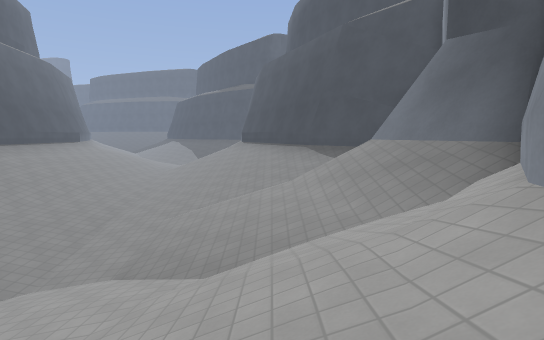
View 1 (above)

15 first-person views from a walk through a 3-D level made in the Godot game engine. The camera is 1.4 m above the floor, tilts 6° down and sees 80° across. The floor is counted in squares, 1.8 m on a side. Each view is taken from the middle of a square. On the plan, view 1 faces up. The plan holds only what a view shows up to about 11 squares ahead; the rest is blank. The place goes on beyond the plan. Characters and animated objects are not drawn. Surface patterns are stand-ins for the level's own textures.

View 2
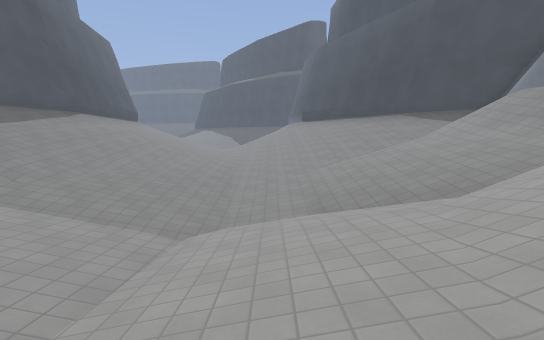

View 3
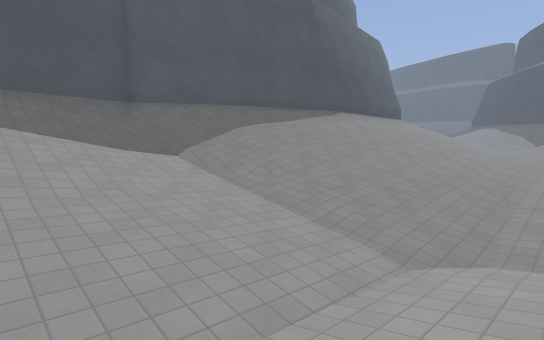

View 4
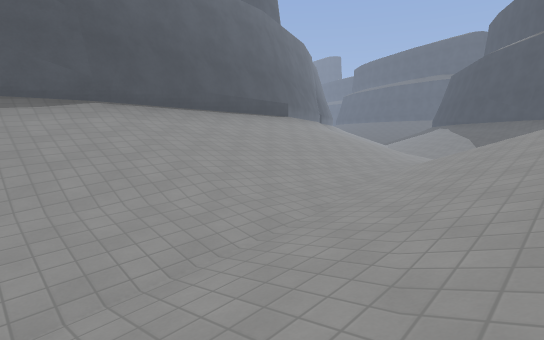

View 5
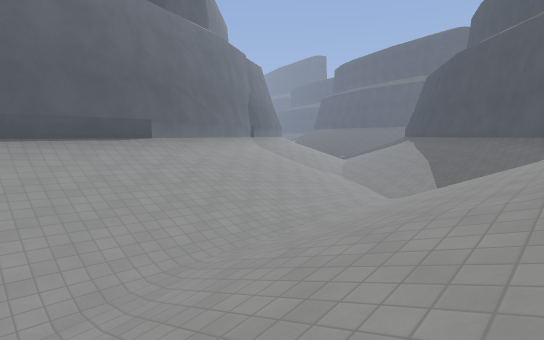

View 6
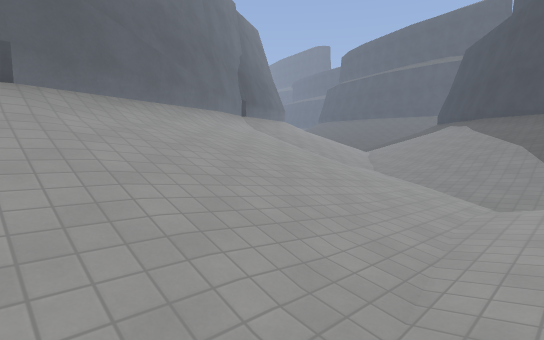

View 7
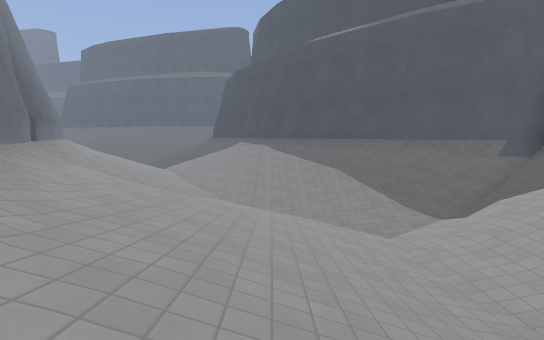

View 8
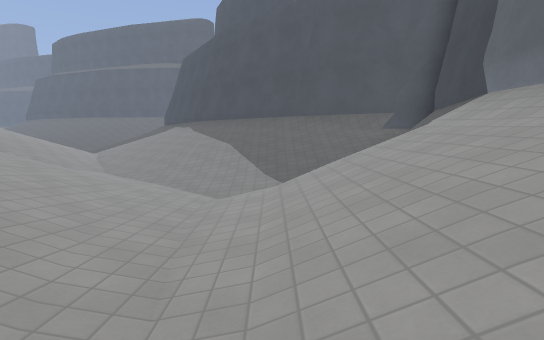

View 9
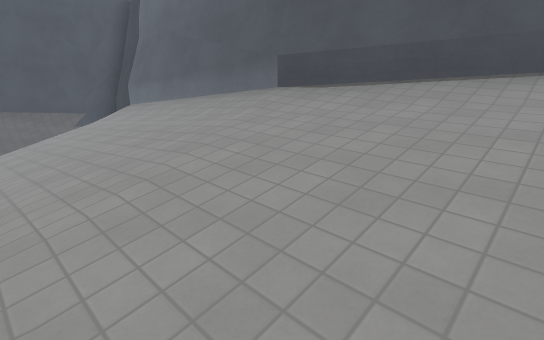

View 10
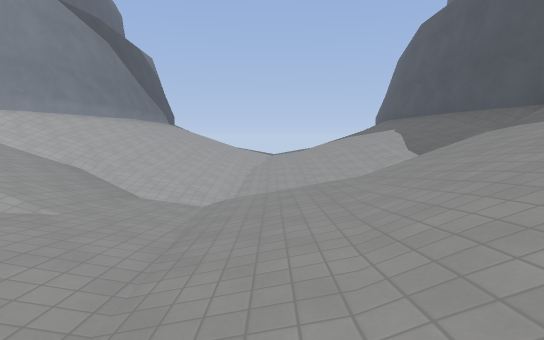

View 11
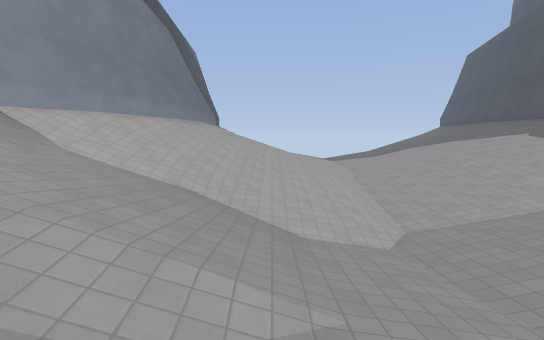

View 12
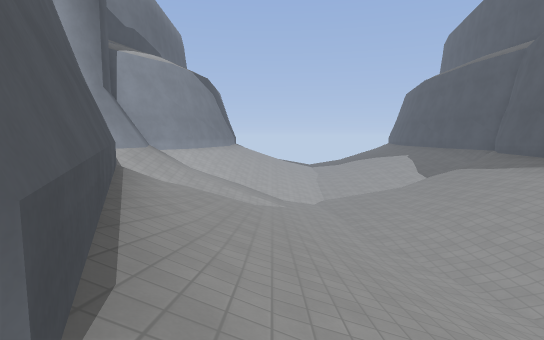

View 13
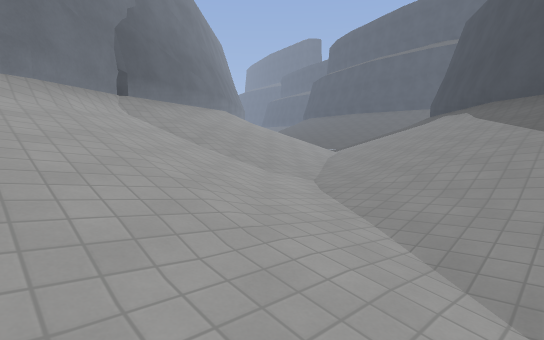

View 14
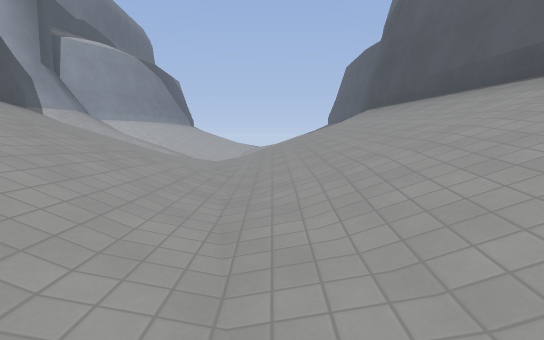

View 15
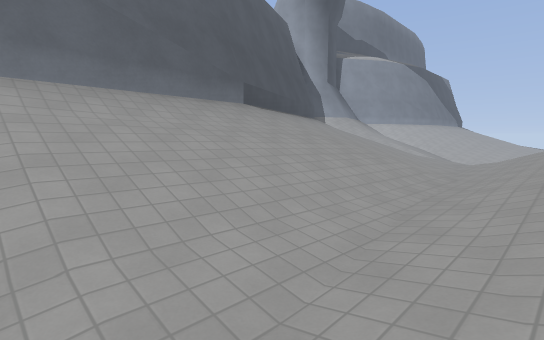

### Floor plan
Key: @ floor where view 1 was taken; # wall or solid block; . main floor; : floor 0.25 m higher than the main floor; - floor 0.25 m lower than the main floor; _ floor 0.5 m lower than the main floor; < floor 0.75 m lower than the main floor; ( floor 1 m lower than the main floor; / step, stairs or slope; = window, fence, low wall or low ledge; ^ raised ledge.
Columns run from 15 left of view 1 to 4 right of it. Each row starts with its distance up from view 1.
 27 #///://///##
 26 ^//////////##
 25  #///.//////###
 24  #////-///////#
 23  ##////-..////#
 22   #/////---///^
 21   ##////.-///#
 20    #/////-///#
 19    ##////.///#
 18     ^////.////^
 17      #///:////#
 16      ^////////#
 15      #////:///##
 14      #////.////#
 13      #////.////#
 12      ##///..////^
 11       #///..////#
 10       #///.-.////##
  9       #///._./////#
  8      ^////-_-.////#
  7      ^////-<_////=#
  6      #///._<</////^
  5     ##///-_<</////#
  4     #///._<(//////##
  3     #///.-<<_.////#
  2     ^////-_<-.///#
  1      #///.-_-////^
  0      #///.-_.//@#

Where each view was taken, in squares from view 1:
view 1: 0 up, 0 right, facing up
view 2: 0 up, 3 left, facing up
view 3: 1 up, 3 left, facing up-left
view 4: 8 up, 2 left, facing up-left
view 5: 13 up, 2 left, facing up-left
view 6: 16 up, 5 left, facing up-left
view 7: 16 up, 8 left, facing up
view 8: 16 up, 5 left, facing up
view 9: 13 up, 5 left, facing up-right
view 10: 11 up, 5 left, facing down
view 11: 9 up, 2 left, facing down
view 12: 17 up, 2 left, facing down
view 13: 20 up, 6 left, facing up-left
view 14: 20 up, 6 left, facing down
view 15: 21 up, 7 left, facing down-right
